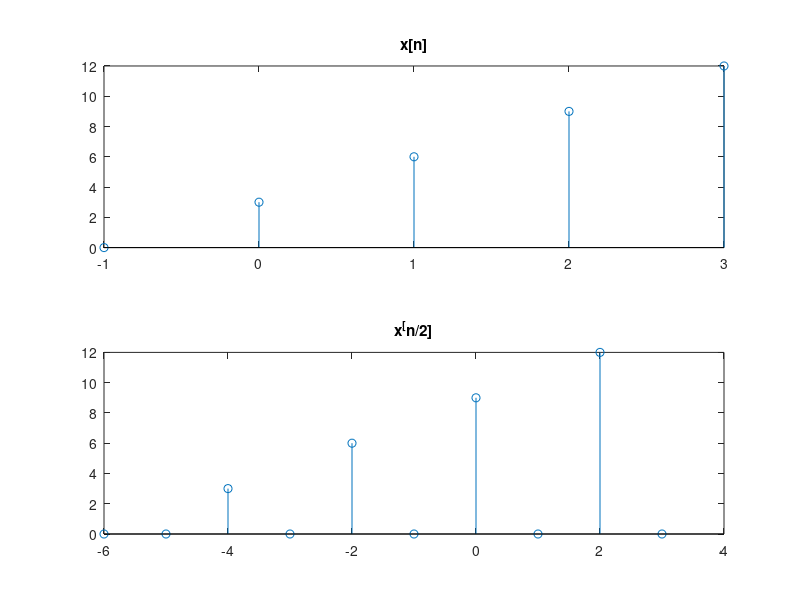

Reproduce this figure in MATLAB.
clc
clear
close all

R=3

n =-1:3       % interval
x=[0 , R , 2*R , 3*R , 4*R]    %x[n]

y_n = upsample(x , 2)   %x^2[n]

% static system because define on its orignal interval after appling
% operation

subplot(211)
stem(n,x); % actual 
title('x[n]')
subplot(212)
stem(-6:3,y_n) % shifted
title('x^[n/2]')









